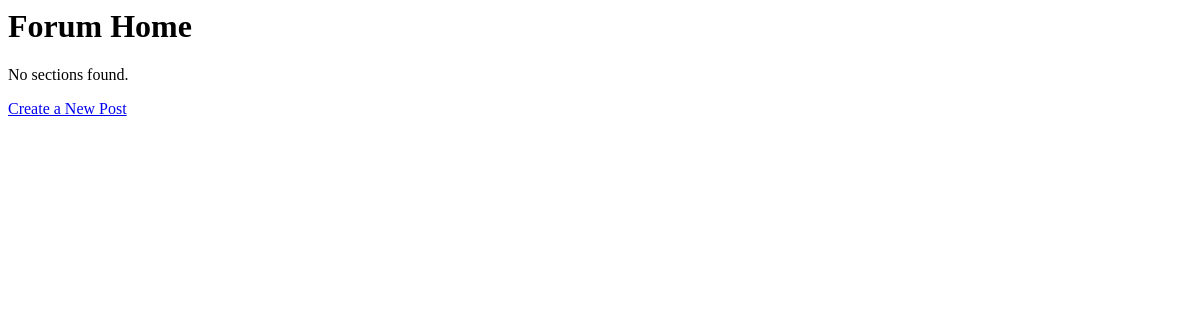
The app's page /, older data.
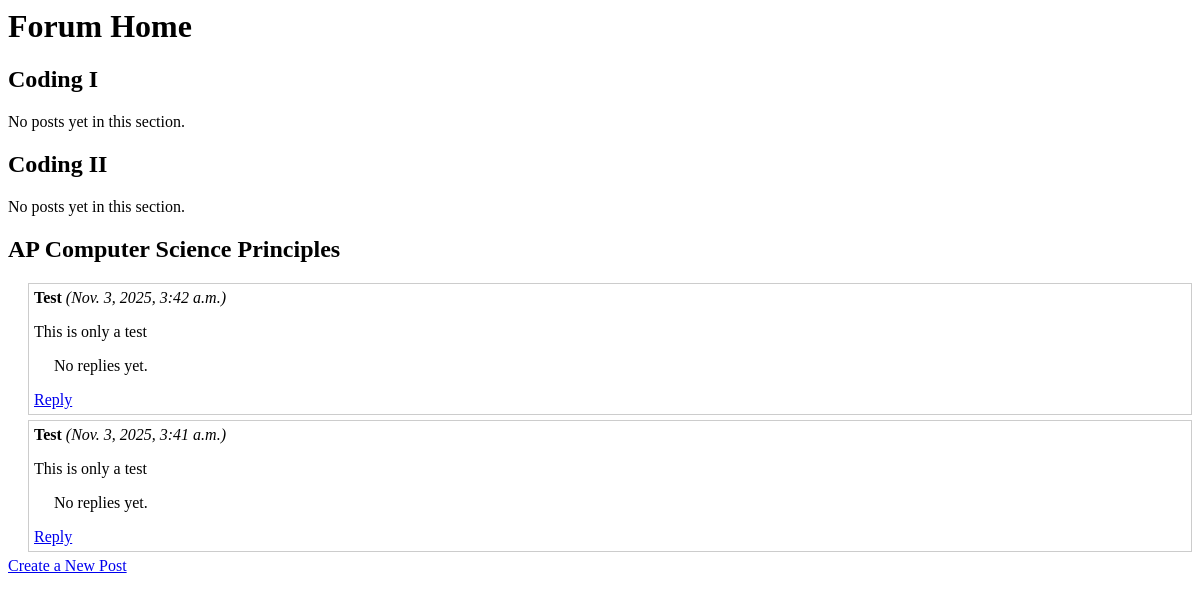
The same page, newer data.
### forum/models.py (models this page shows, shortened)
class Section(models.Model):
    name = models.CharField(max_length=100)

class Post(models.Model):
    section = models.ForeignKey(Section, on_delete=models.CASCADE, related_name='posts')
    title = models.CharField(max_length=200)
    content = models.TextField()
    created_at = models.DateTimeField(auto_now_add=True)
    class Meta:
        ordering = ['-created_at']

### forum/views.py (the view)
# urls.py: path('', views.section_list, name='section_list'),
def section_list(request):
    sections = Section.objects.all()
    return render(request, 'forum/section_list.html', {'sections': sections})

### forum/templates/forum/section_list.html
<h1>Forum Home</h1>
{% for section in sections %}
  <h2>{{ section.name }}</h2>
  {% for post in section.posts.all %}
    <div style="margin-left: 20px; border: 1px solid #ccc; padding: 5px; margin-bottom: 5px;">
      <strong>{{ post.title }}</strong> <em>({{ post.created_at }})</em>
      <p>{{ post.content }}</p>
      {% for reply in post.replies.all %}
        <div style="margin-left: 20px; border-left: 2px solid #888; padding-left: 10px; margin-bottom: 3px;">
          <p>{{ reply.content }} <em>({{ reply.created_at }})</em></p>
        </div>
      {% empty %}
        <p style="margin-left: 20px;">No replies yet.</p>
      {% endfor %}
      <a href="{% url 'create_reply' post.id %}">Reply</a>
    </div>
  {% empty %}
    <p>No posts yet in this section.</p>
  {% endfor %}
{% empty %}
  <p>No sections found.</p>
{% endfor %}
<a href="{% url 'create_post' %}">Create a New Post</a>

Row changes from the older to the newer data that the page shows:
added Section: name "Coding I"
added Section: name "Coding II"
added Section: name "AP Computer Science Principles"
added Post: title "Test", created_at "Nov. 3, 2025, 3:42 a.m.", content "This is only a test"
added Post: title "Test", created_at "Nov. 3, 2025, 3:41 a.m.", content "This is only a test"
Text that changed along with them:
text no longer shown: "No sections found."
